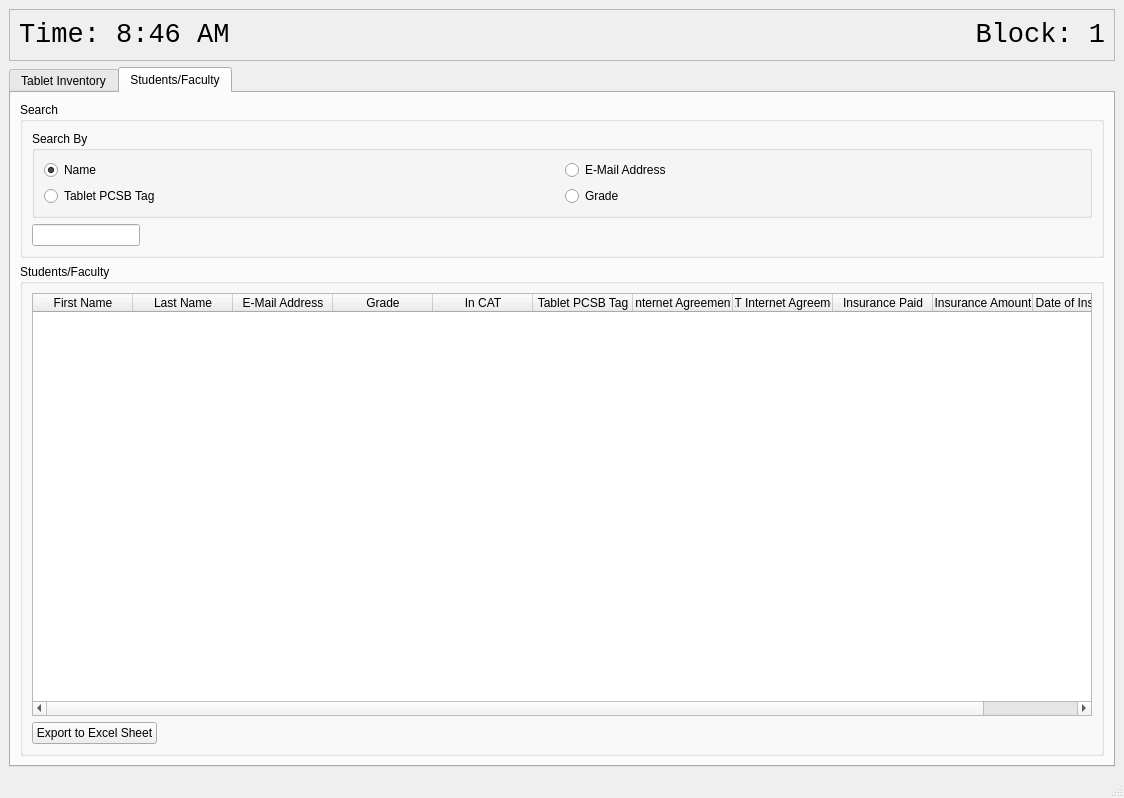
<?xml version="1.0" encoding="UTF-8"?>
<ui version="4.0">
 <class>MainWindow</class>
 <widget class="QMainWindow" name="MainWindow">
  <property name="geometry">
   <rect>
    <x>0</x>
    <y>0</y>
    <width>1124</width>
    <height>798</height>
   </rect>
  </property>
  <property name="windowTitle">
   <string>Tablet Inventory - Net Assistants</string>
  </property>
  <widget class="QWidget" name="centralwidget">
   <layout class="QGridLayout" name="gridLayout">
    <item row="9" column="0">
     <widget class="QTabWidget" name="tabWidget">
      <property name="currentIndex">
       <number>1</number>
      </property>
      <widget class="QWidget" name="tab">
       <attribute name="title">
        <string>Tablet Inventory</string>
       </attribute>
       <layout class="QVBoxLayout" name="verticalLayout">
        <item>
         <widget class="QGroupBox" name="groupBox">
          <property name="title">
           <string>Search</string>
          </property>
          <layout class="QVBoxLayout" name="verticalLayout_2">
           <item>
            <widget class="QGroupBox" name="groupBox_3">
             <property name="title">
              <string>Search By</string>
             </property>
             <layout class="QGridLayout" name="gridLayout_3">
              <item row="0" column="0">
               <widget class="QRadioButton" name="radio_tablet_pcsb">
                <property name="text">
                 <string>PCSB Tag</string>
                </property>
                <property name="checked">
                 <bool>true</bool>
                </property>
               </widget>
              </item>
              <item row="1" column="0">
               <widget class="QRadioButton" name="radio_tablet_username">
                <property name="text">
                 <string>Student/Faculty Name</string>
                </property>
               </widget>
              </item>
              <item row="0" column="1">
               <widget class="QRadioButton" name="radio_tablet_devicemodel">
                <property name="text">
                 <string>Device Model</string>
                </property>
               </widget>
              </item>
              <item row="1" column="1">
               <widget class="QRadioButton" name="radio_tablet_serial">
                <property name="text">
                 <string>Serial Number</string>
                </property>
               </widget>
              </item>
             </layout>
            </widget>
           </item>
           <item>
            <widget class="QLineEdit" name="searchEntry">
             <property name="sizePolicy">
              <sizepolicy hsizetype="Fixed" vsizetype="Fixed">
               <horstretch>0</horstretch>
               <verstretch>0</verstretch>
              </sizepolicy>
             </property>
             <property name="baseSize">
              <size>
               <width>0</width>
               <height>0</height>
              </size>
             </property>
             <property name="layoutDirection">
              <enum>Qt::LeftToRight</enum>
             </property>
            </widget>
           </item>
          </layout>
         </widget>
        </item>
        <item>
         <widget class="QGroupBox" name="groupBox_2">
          <property name="title">
           <string>Tablets</string>
          </property>
          <layout class="QVBoxLayout" name="verticalLayout_3">
           <item>
            <widget class="QTableWidget" name="tabletView">
             <property name="editTriggers">
              <set>QAbstractItemView::NoEditTriggers</set>
             </property>
             <property name="alternatingRowColors">
              <bool>true</bool>
             </property>
             <property name="selectionMode">
              <enum>QAbstractItemView::SingleSelection</enum>
             </property>
             <property name="selectionBehavior">
              <enum>QAbstractItemView::SelectRows</enum>
             </property>
             <property name="sortingEnabled">
              <bool>true</bool>
             </property>
             <property name="rowCount">
              <number>0</number>
             </property>
             <property name="columnCount">
              <number>5</number>
             </property>
             <attribute name="horizontalHeaderCascadingSectionResizes">
              <bool>false</bool>
             </attribute>
             <attribute name="horizontalHeaderStretchLastSection">
              <bool>true</bool>
             </attribute>
             <column>
              <property name="text">
               <string>PCSB Tag</string>
              </property>
             </column>
             <column>
              <property name="text">
               <string>Device Model</string>
              </property>
             </column>
             <column>
              <property name="text">
               <string>Serial No.</string>
              </property>
             </column>
             <column>
              <property name="text">
               <string>Active Issue</string>
              </property>
             </column>
             <column>
              <property name="text">
               <string>Assignee</string>
              </property>
             </column>
            </widget>
           </item>
           <item>
            <widget class="QPushButton" name="tabletExportExcel">
             <property name="sizePolicy">
              <sizepolicy hsizetype="Fixed" vsizetype="Fixed">
               <horstretch>0</horstretch>
               <verstretch>0</verstretch>
              </sizepolicy>
             </property>
             <property name="text">
              <string>Export to Excel Sheet</string>
             </property>
            </widget>
           </item>
          </layout>
         </widget>
        </item>
       </layout>
      </widget>
      <widget class="QWidget" name="tab_2">
       <attribute name="title">
        <string>Students/Faculty</string>
       </attribute>
       <layout class="QVBoxLayout" name="verticalLayout_6">
        <item>
         <widget class="QGroupBox" name="groupBox_5">
          <property name="title">
           <string>Search</string>
          </property>
          <layout class="QVBoxLayout" name="verticalLayout_5">
           <item>
            <widget class="QGroupBox" name="groupBox_6">
             <property name="title">
              <string>Search By</string>
             </property>
             <layout class="QGridLayout" name="gridLayout_4">
              <item row="0" column="0">
               <widget class="QRadioButton" name="radio_user_name">
                <property name="text">
                 <string>Name</string>
                </property>
                <property name="checked">
                 <bool>true</bool>
                </property>
               </widget>
              </item>
              <item row="1" column="0">
               <widget class="QRadioButton" name="radio_user_tablet_pcsb">
                <property name="text">
                 <string>Tablet PCSB Tag</string>
                </property>
               </widget>
              </item>
              <item row="0" column="1">
               <widget class="QRadioButton" name="radio_user_email">
                <property name="text">
                 <string>E-Mail Address</string>
                </property>
               </widget>
              </item>
              <item row="1" column="1">
               <widget class="QRadioButton" name="radio_user_grade">
                <property name="text">
                 <string>Grade</string>
                </property>
               </widget>
              </item>
             </layout>
            </widget>
           </item>
           <item>
            <widget class="QLineEdit" name="facultySearchEntry">
             <property name="sizePolicy">
              <sizepolicy hsizetype="Fixed" vsizetype="Fixed">
               <horstretch>0</horstretch>
               <verstretch>0</verstretch>
              </sizepolicy>
             </property>
             <property name="baseSize">
              <size>
               <width>0</width>
               <height>0</height>
              </size>
             </property>
             <property name="layoutDirection">
              <enum>Qt::LeftToRight</enum>
             </property>
            </widget>
           </item>
          </layout>
         </widget>
        </item>
        <item>
         <widget class="QGroupBox" name="groupBox_4">
          <property name="title">
           <string>Students/Faculty</string>
          </property>
          <layout class="QVBoxLayout" name="verticalLayout_4">
           <item>
            <widget class="QTableWidget" name="tabletView_2">
             <property name="editTriggers">
              <set>QAbstractItemView::NoEditTriggers</set>
             </property>
             <property name="alternatingRowColors">
              <bool>true</bool>
             </property>
             <property name="selectionMode">
              <enum>QAbstractItemView::SingleSelection</enum>
             </property>
             <property name="selectionBehavior">
              <enum>QAbstractItemView::SelectRows</enum>
             </property>
             <property name="sortingEnabled">
              <bool>true</bool>
             </property>
             <property name="rowCount">
              <number>0</number>
             </property>
             <property name="columnCount">
              <number>11</number>
             </property>
             <attribute name="horizontalHeaderStretchLastSection">
              <bool>true</bool>
             </attribute>
             <column>
              <property name="text">
               <string>First Name</string>
              </property>
             </column>
             <column>
              <property name="text">
               <string>Last Name</string>
              </property>
             </column>
             <column>
              <property name="text">
               <string>E-Mail Address</string>
              </property>
             </column>
             <column>
              <property name="text">
               <string>Grade</string>
              </property>
             </column>
             <column>
              <property name="text">
               <string>In CAT</string>
              </property>
             </column>
             <column>
              <property name="text">
               <string>Tablet PCSB Tag</string>
              </property>
             </column>
             <column>
              <property name="text">
               <string>Internet Agreement</string>
              </property>
             </column>
             <column>
              <property name="text">
               <string>CAT Internet Agreement</string>
              </property>
             </column>
             <column>
              <property name="text">
               <string>Insurance Paid</string>
              </property>
             </column>
             <column>
              <property name="text">
               <string>Insurance Amount</string>
              </property>
             </column>
             <column>
              <property name="text">
               <string>Date of Insurance</string>
              </property>
             </column>
            </widget>
           </item>
           <item>
            <widget class="QPushButton" name="userExportExcel">
             <property name="sizePolicy">
              <sizepolicy hsizetype="Fixed" vsizetype="Fixed">
               <horstretch>0</horstretch>
               <verstretch>0</verstretch>
              </sizepolicy>
             </property>
             <property name="text">
              <string>Export to Excel Sheet</string>
             </property>
            </widget>
           </item>
          </layout>
         </widget>
        </item>
       </layout>
      </widget>
     </widget>
    </item>
    <item row="3" column="0">
     <widget class="QFrame" name="frame">
      <property name="frameShape">
       <enum>QFrame::StyledPanel</enum>
      </property>
      <property name="frameShadow">
       <enum>QFrame::Raised</enum>
      </property>
      <layout class="QHBoxLayout" name="horizontalLayout">
       <item>
        <widget class="QLabel" name="timeLabel">
         <property name="font">
          <font>
           <family>Consolas</family>
           <pointsize>20</pointsize>
           <weight>50</weight>
           <bold>false</bold>
          </font>
         </property>
         <property name="text">
          <string>Time: 8:46 AM</string>
         </property>
        </widget>
       </item>
       <item>
        <widget class="QLabel" name="blockLabel">
         <property name="font">
          <font>
           <family>Consolas</family>
           <pointsize>20</pointsize>
           <weight>50</weight>
           <bold>false</bold>
          </font>
         </property>
         <property name="text">
          <string>Block: 1</string>
         </property>
         <property name="alignment">
          <set>Qt::AlignRight|Qt::AlignTrailing|Qt::AlignVCenter</set>
         </property>
        </widget>
       </item>
      </layout>
     </widget>
    </item>
   </layout>
  </widget>
  <widget class="QStatusBar" name="statusbar"/>
 </widget>
 <resources/>
 <connections/>
</ui>
